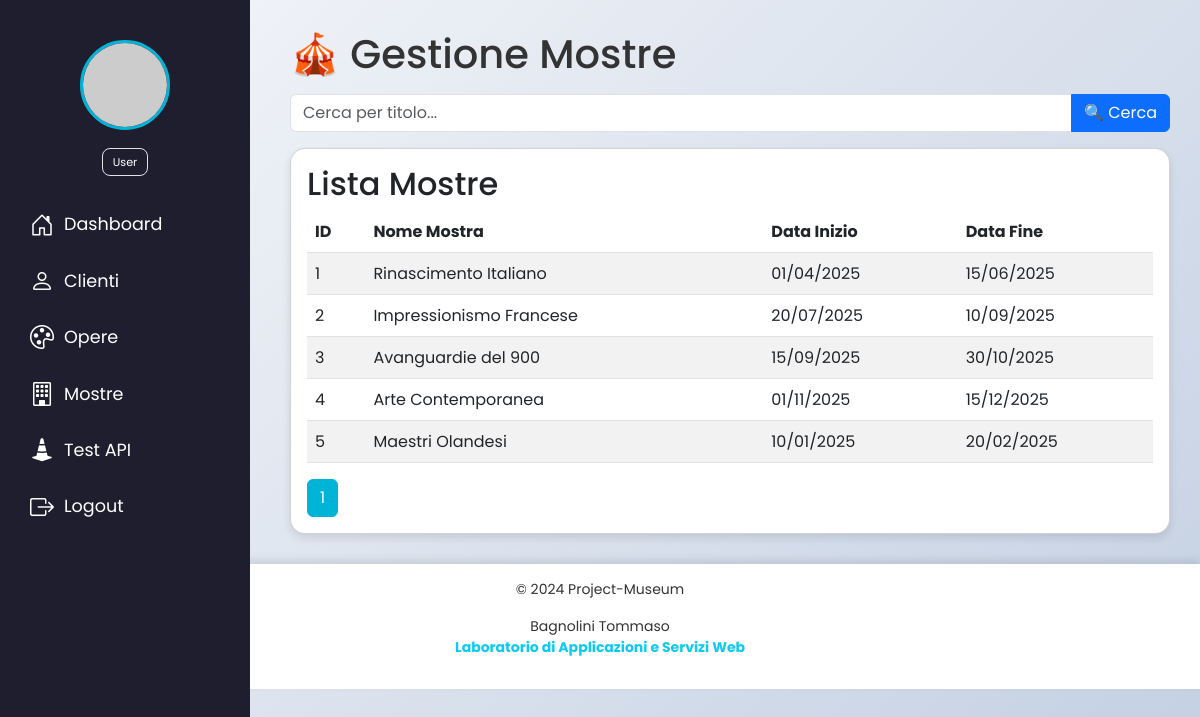
The app's page /azioni/gestione_mostre.php (signed in) with its own data.
### tables this page shows
CREATE TABLE `mostre` (
  `mos_id` int(11) UNSIGNED NOT NULL AUTO_INCREMENT,
  `mos_nome` varchar(255) NOT NULL,
  `mos_data_inizio` date NOT NULL,
  `mos_data_fine` date NOT NULL,
  PRIMARY KEY (`mos_id`)
);

### config/Database.php (called while the page is built, shortened)
<?php
class Database implements IDatabase {
    private $host = DB_HOST;
    private $user = DB_USER;
    private $pass = DB_PASS;
    private $dbname = DB_NAME;
    private $dbh;
    private $stmt;
    public function __construct($host = null, $user = null, $pass = null, $dbname = null) {
        $this->host = $host ?? $this->host;
        $this->user = $user ?? $this->user;
        $this->pass = $pass ?? $this->pass;
        $this->dbname = $dbname ?? $this->dbname;
        $dsn = "mysql:host={$this->host};dbname={$this->dbname}";
        $opt = [
            PDO::ATTR_PERSISTENT => false,
            PDO::ATTR_ERRMODE => PDO::ERRMODE_EXCEPTION
        ];
        try {
            $this->dbh = new PDO($dsn, $this->user, $this->pass, $opt);
            $this->dbh->exec("SET NAMES 'utf8'");
        } catch (PDOException $e) {
            die("❌ Errore connessione al DB: " . $e->getMessage());
        }
    }
    public function query($sql): void {
        $this->stmt = $this->dbh->prepare($sql);
    }
    public function execute($data = null): bool {
        try {
            return $this->stmt->execute($data);
        } catch (PDOException $e) {
            die("❌ Errore relativo al PDO: " . $e->getMessage());
        }
    }
    public function resultset(): array {
        $this->execute();
        return $this->stmt->fetchAll(PDO::FETCH_ASSOC);
    }
}

### inc/require.php (called while the page is built, shortened)
<?php
$base = __DIR__ . '/../';
require_once $base . 'config/Database.php';
require_once $base . 'classi/Utils.php';
require_once $base . 'classi/Cliente.php';
require_once $base . 'classi/Opera.php';
require_once $base . 'classi/Mostra.php';
require_once $base . 'classi/Utente.php';
try {
    $dbo = new Database();
} catch (Exception $e) {
    exit("❌ Errore di connessione al Database '$dbo->dbname': " . $e->getMessage());
}

### classi/Mostra.php (called while the page is built, shortened)
<?php
require_once __DIR__ . '/../inc/require.php';
class Mostra
{
    static protected $tabella = 'mostre';
    static function getMostre($where = "", $bind = [])
    {
        global $dbo;
        $query = "SELECT * FROM " . self::$tabella . " WHERE 1 $where";
        $dbo->query($query);
        $dbo->execute($bind);
        return $dbo->resultset();
    }
}
?>

### classi/Utils.php (called while the page is built, shortened)
<?php
require_once __DIR__ . '/../inc/require.php';
class Utils
{
    public static function raw2date($raw)
    {
        $d = explode('-', $raw);
        $g = $d[2];
        $m = $d[1];
        $a = $d[0];
        return "$g/$m/$a";
    }
}

### azioni/gestione_mostre.php (the view, shortened to what this page needs)
<?php
require_once __DIR__ . '/../inc/require.php';
require_once __DIR__ . '/../classi/Utils.php';
require_once __DIR__ . '/../inc/head.php';
$limit = 5;
$page = $_GET['page'] ?? 1;
$offset = ($page - 1) * $limit;
$total_mostre = count(Mostra::getMostre());
$total_pages = ceil($total_mostre / $limit);
$search = $_GET['search'] ?? '';
$where = '';
$bind = [];
$mostre = Mostra::getMostre("$where LIMIT $limit OFFSET $offset", $bind);
?>
<!DOCTYPE html>
<html lang="it">
<body>
    <?php require_once __DIR__ . '/../inc/sidebar.php'; ?>
    <div class="container-custom">
        <div class="dashboard-header">
            <h1>🎪 Gestione Mostre</h1>
        </div>
        <form method="GET" class="my-3">
            <div class="input-group">
                <input type="text" name="search" class="form-control" placeholder="Cerca per titolo..." value="<?= htmlspecialchars($search) ?>">
                <button type="submit" class="btn btn-primary">🔍 Cerca</button>
            </div>
        </form>
        <div class="card card-custom p-3">
            <h2>Lista Mostre</h2>
            <table class="table table-striped table-hover">
                <thead>
                    <tr>
                        <th>ID</th>
                        <th>Nome Mostra</th>
                        <th>Data Inizio</th>
                        <th>Data Fine</th>
                    </tr>
                </thead>
                <tbody>
                    <?php foreach ($mostre as $mostra): ?>
                        <tr>
                            <td><?= $mostra['mos_id'] ?></td>
                            <td><?= htmlspecialchars($mostra['mos_nome']) ?></td>
                            <td><?= htmlspecialchars(Utils::raw2date($mostra['mos_data_inizio'])) ?></td>
                            <td><?= htmlspecialchars(Utils::raw2date($mostra['mos_data_fine'])) ?></td>
                        </tr>
                    <?php endforeach; ?>
                </tbody>
            </table>
            <nav>
                <ul class="pagination mb-0">
                    <?php for ($i = 1; $i <= $total_pages; $i++): ?>
                        <li class="page-item <?= ($i == $page) ? 'active' : '' ?>">
                            <a class="page-link" href="?page=<?= $i ?>"><?= $i ?></a>
                        </li>
                    <?php endfor; ?>
                </ul>
            </nav>
        </div>
    </div>
    <?php require_once __DIR__ . '/../inc/footer.php'; ?>
</body>
</html>

### css/app.css (style rules this page uses)
* { margin: 0; padding: 0; box-sizing: border-box; }
body { font-family: 'Poppins', sans-serif; background: linear-gradient(135deg, #f5f7fa, #c3cfe2); color: #333; min-height: 100vh; }
.container-custom { margin-left: 260px; padding: 30px; flex: 1; }
.pagination .page-item.active .page-link { background-color: #00b4d8; border-color: #00b4d8; }
.card-custom { border-radius: 15px; box-shadow: 0 4px 8px rgba(0, 0, 0, 0.1); }
ul { padding-left: 1.2rem; }

### records on screen
mostre: mos_id "1", mos_nome "Rinascimento Italiano", mos_data_inizio "01/04/2025", mos_data_fine "15/06/2025"
mostre: mos_id "2", mos_nome "Impressionismo Francese", mos_data_inizio "20/07/2025", mos_data_fine "10/09/2025"
mostre: mos_id "3", mos_nome "Avanguardie del 900", mos_data_inizio "15/09/2025", mos_data_fine "30/10/2025"
mostre: mos_id "4", mos_nome "Arte Contemporanea", mos_data_inizio "01/11/2025", mos_data_fine "15/12/2025"
mostre: mos_id "5", mos_nome "Maestri Olandesi", mos_data_inizio "10/01/2025", mos_data_fine "20/02/2025"

### other values on screen
$user_role "User"
$label "Dashboard"
$label "Clienti"
$label "Opere"
$label "Mostre"
